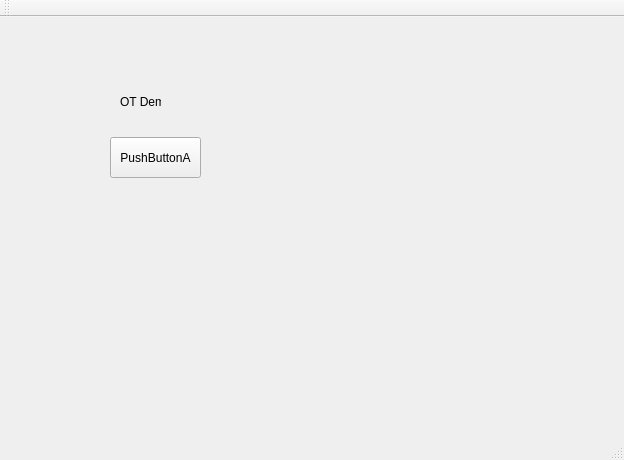
<?xml version="1.0" encoding="UTF-8"?>
<ui version="4.0">
 <class>MainWindow</class>
 <widget class="QMainWindow" name="MainWindow">
  <property name="geometry">
   <rect>
    <x>0</x>
    <y>0</y>
    <width>624</width>
    <height>460</height>
   </rect>
  </property>
  <property name="windowTitle">
   <string>MainWindow</string>
  </property>
  <widget class="QWidget" name="centralWidget">
   <widget class="QLabel" name="label">
    <property name="geometry">
     <rect>
      <x>120</x>
      <y>80</y>
      <width>41</width>
      <height>9</height>
     </rect>
    </property>
    <property name="text">
     <string>QT Demo</string>
    </property>
   </widget>
   <widget class="QPushButton" name="pushButton">
    <property name="geometry">
     <rect>
      <x>110</x>
      <y>120</y>
      <width>91</width>
      <height>41</height>
     </rect>
    </property>
    <property name="text">
     <string>PushButtonA</string>
    </property>
   </widget>
  </widget>
  <widget class="QMenuBar" name="menuBar">
   <property name="geometry">
    <rect>
     <x>0</x>
     <y>0</y>
     <width>624</width>
     <height>17</height>
    </rect>
   </property>
  </widget>
  <widget class="QToolBar" name="mainToolBar">
   <attribute name="toolBarArea">
    <enum>TopToolBarArea</enum>
   </attribute>
   <attribute name="toolBarBreak">
    <bool>false</bool>
   </attribute>
  </widget>
  <widget class="QStatusBar" name="statusBar"/>
 </widget>
 <layoutdefault spacing="6" margin="11"/>
 <resources/>
 <connections/>
</ui>
